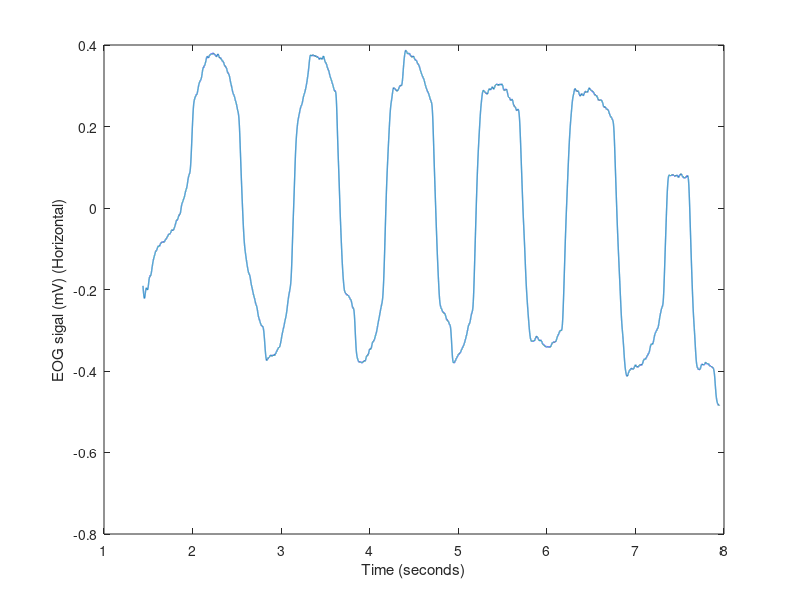
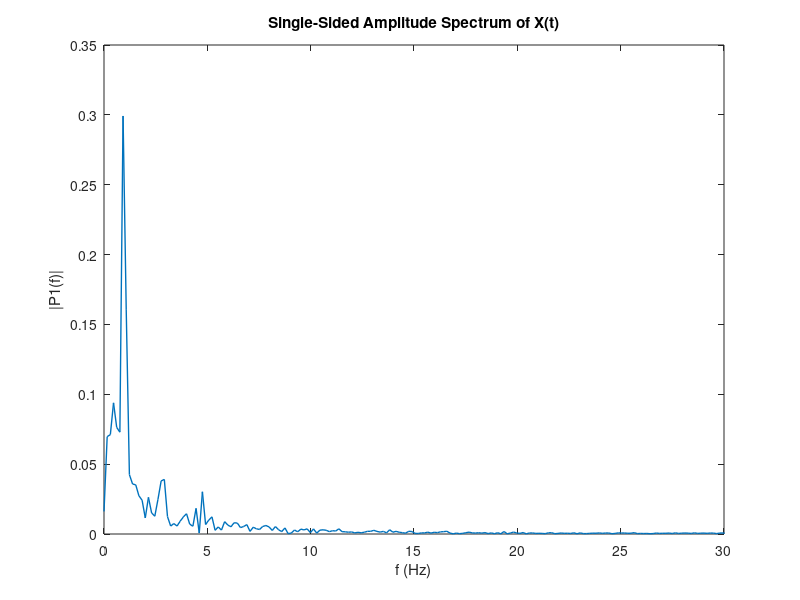

MATLAB code to generate these figures, in order:
%% Horizontal EOG

load('roshnieogh.mat');
isi = 0.0001;
Fs = 1/isi;
eogh = data(:,1);
t = 0: 1: length(data) - 1;
time = t.*isi;

[b, a] = butter(2,[0.05/(Fs/2) 35/(Fs/2)],'bandpass'); %EOG: 0.05- 35Hz
eogh = filtfilt(b,a, eogh);                 %filtered signal

ind_signal = find(time > 1.44 & time <7.95);
time_h = time(ind_signal); eog_h = eogh(ind_signal);
L = length(eog_h);

figure(1);
plot(time_h, eog_h, 'LineWidth', 1); xlabel('Time (seconds)'); ylabel ('EOG sigal (mV) (Horizontal)')

Y = fft(eog_h);

P2 = abs(Y/L);
P1 = P2(1:L/2+1);
P1(2:end-1) = 2*P1(2:end-1);
f = Fs*(0:(L/2))/L;

figure(2)
plot(f,P1, 'Linewidth', 1); xlim([0 30])
title('Single-Sided Amplitude Spectrum of X(t)')
xlabel('f (Hz)')
ylabel('|P1(f)|')


